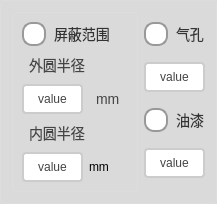
      <widget class="QGroupBox" name="groupBox_5">
       <property name="styleSheet">
        <string notr="true">QGroupBox {
    border: 1px solid #DDD;
    border-radius: 4px;
    font: bold 14px;
    color: #666;
    background-color: rgb(218, 218, 218);
}

QGroupBox::title {
    subcontrol-origin: margin;
    subcontrol-position: top left;
    left: 10px;
    padding: 0 5px;
}</string>
       </property>
       <property name="title">
        <string/>
       </property>
       <layout class="QHBoxLayout" name="horizontalLayout_9">
        <item>
         <widget class="QGroupBox" name="groupBox_3">
          <property name="title">
           <string/>
          </property>
          <layout class="QVBoxLayout" name="verticalLayout_3">
           <item>
            <layout class="QHBoxLayout" name="horizontalLayout_8">
             <item>
              <widget class="QRadioButton" name="rbtn_shieldingRangeEnable">
               <property name="styleSheet">
                <string notr="true">QRadioButton {
    spacing: 8px;
    font-size: 14px;
    color: #333;  /* 保持原始文字颜色 */
}

/* 未选中状态 */
QRadioButton::indicator {
    width: 20px;
    height: 20px;
    border-radius: 10px;
    border: 2px solid #999;
    background: #ffffff;
}

/* 悬停效果 */
QRadioButton::indicator:hover {
    border: 2px solid #666;
}

/* 选中状态 */
QRadioButton::indicator:checked {
    border: 2px solid #FF6B00;  /* 橙色边框 */
}

/* 选中时的内圆 */
QRadioButton::indicator:checked {
    background-color: qradialgradient(
        cx:0.5, cy:0.5,
        radius:0.4,
        fx:0.5, fy:0.5,
        stop:0 #FF6B00,  /* 主橙色 */
        stop:1 transparent
    );
}

/* 禁用状态 */
QRadioButton:::disabled {
    border: 2px solid #ccc;
    background: #eee;
}

/* 点击动画效果 */
QRadioButton::indicator:pressed {
    border: 2px solid #CC5500;  /* 深橙色边框 */
    background-color: qradialgradient(
        cx:0.5, cy:0.5,
        radius:0.5,
        fx:0.5, fy:0.5,
        stop:0 #FFD8B3,  /* 浅橙色渐变 */
        stop:1 transparent
    );
}</string>
               </property>
               <property name="text">
                <string>屏蔽范围</string>
               </property>
              </widget>
             </item>
            </layout>
           </item>
           <item>
            <widget class="QLabel" name="label_10">
             <property name="styleSheet">
              <string notr="true">/* 基础标签样式 */
QLabel {
    color: #444444;          /* 主文字色 */
    font-size: 14px;         /* 标准字号 */
    background: transparent; /* 透明背景 */
    padding: 2px 4px;        /* 基础内边距 */
}

/* 标题样式 */
QLabel.title {
    font-size: 16px;
    font-weight: 600;
    color: #333333;
    border-bottom: 1px solid #DDDDDD; /* 下划线装饰 */
    padding-bottom: 4px;
}

/* 副标题/次要文本 */
QLabel.subtitle {
    color: #666666;
    font-size: 13px;
    font-style: italic;
}

/* 强调文本 */
QLabel.emphasis {
    color: #333333;
    font-weight: 500;
    background-color: #F5F5F5;
    border-radius: 3px;
    padding: 4px 8px;
}

/* 状态标签（成功/警告/错误） */
QLabel[state=&quot;success&quot;] {
    color: #228B22;          /* 森林绿 */
    border-left: 3px solid #228B22;
    padding-left: 8px;
}

QLabel[state=&quot;warning&quot;] {
    color: #FF8C00;          /* 暗橙 */
    border-left: 3px solid #FF8C00;
    padding-left: 8px;
}

QLabel[state=&quot;error&quot;] {
    color: #B22222;          /* 砖红 */
    border-left: 3px solid #B22222;
    padding-left: 8px;
}

/* 数据展示标签 */
QLabel.data {
    color: #2F4F4F;          /* 深石板灰 */
    font-family: monospace;
    border: 1px solid #E0E0E0;
    background-color: #FFFFFF;
    padding: 6px 12px;
    border-radius: 4px;
}

/* 禁用状态 */
QLabel:disabled {
    color: #AAAAAA;
    background-color: transparent;
}

/* 链接样式（伪链接效果） */
QLabel.link {
    color: #4682B4;          /* 钢蓝 */
    text-decoration: underline;
    border-bottom: 1px dotted #4682B4;
}

/* 图标标签 */
QLabel.icon {
    qproperty-alignment: AlignCenter;
    border: 1px solid #E0E0E0;
    border-radius: 4px;
    background-color: #FFFFFF;
    padding: 12px;
}</string>
             </property>
             <property name="text">
              <string>外圆半径</string>
             </property>
            </widget>
           </item>
           <item>
            <layout class="QHBoxLayout" name="horizontalLayout_6">
             <item>
              <widget class="QPushButton" name="pbtn_outerRadius">
               <property name="styleSheet">
                <string notr="true">QPushButton {
    padding: 6px 14px;
    border: 2px solid #CCC;
    border-radius: 4px;
    background-color: white;
    color: #444;
}

QPushButton:hover {
    border-color: #999;
    background-color: #F5F5F5;
}

QPushButton:pressed {
    border-color: #777;
    background-color: #EEE;
}</string>
               </property>
               <property name="text">
                <string>value</string>
               </property>
              </widget>
             </item>
             <item>
              <widget class="QLabel" name="label_11">
               <property name="styleSheet">
                <string notr="true">/* 基础标签样式 */
QLabel {
    color: #444444;          /* 主文字色 */
    font-size: 14px;         /* 标准字号 */
    background: transparent; /* 透明背景 */
    padding: 2px 4px;        /* 基础内边距 */
}

/* 标题样式 */
QLabel.title {
    font-size: 16px;
    font-weight: 600;
    color: #333333;
    border-bottom: 1px solid #DDDDDD; /* 下划线装饰 */
    padding-bottom: 4px;
}

/* 副标题/次要文本 */
QLabel.subtitle {
    color: #666666;
    font-size: 13px;
    font-style: italic;
}

/* 强调文本 */
QLabel.emphasis {
    color: #333333;
    font-weight: 500;
    background-color: #F5F5F5;
    border-radius: 3px;
    padding: 4px 8px;
}

/* 状态标签（成功/警告/错误） */
QLabel[state=&quot;success&quot;] {
    color: #228B22;          /* 森林绿 */
    border-left: 3px solid #228B22;
    padding-left: 8px;
}

QLabel[state=&quot;warning&quot;] {
    color: #FF8C00;          /* 暗橙 */
    border-left: 3px solid #FF8C00;
    padding-left: 8px;
}

QLabel[state=&quot;error&quot;] {
    color: #B22222;          /* 砖红 */
    border-left: 3px solid #B22222;
    padding-left: 8px;
}

/* 数据展示标签 */
QLabel.data {
    color: #2F4F4F;          /* 深石板灰 */
    font-family: monospace;
    border: 1px solid #E0E0E0;
    background-color: #FFFFFF;
    padding: 6px 12px;
    border-radius: 4px;
}

/* 禁用状态 */
QLabel:disabled {
    color: #AAAAAA;
    background-color: transparent;
}

/* 链接样式（伪链接效果） */
QLabel.link {
    color: #4682B4;          /* 钢蓝 */
    text-decoration: underline;
    border-bottom: 1px dotted #4682B4;
}

/* 图标标签 */
QLabel.icon {
    qproperty-alignment: AlignCenter;
    border: 1px solid #E0E0E0;
    border-radius: 4px;
    background-color: #FFFFFF;
    padding: 12px;
}</string>
               </property>
               <property name="text">
                <string>mm</string>
               </property>
              </widget>
             </item>
            </layout>
           </item>
           <item>
            <widget class="QLabel" name="label_12">
             <property name="styleSheet">
              <string notr="true">/* 基础标签样式 */
QLabel {
    color: #444444;          /* 主文字色 */
    font-size: 14px;         /* 标准字号 */
    background: transparent; /* 透明背景 */
    padding: 2px 4px;        /* 基础内边距 */
}

/* 标题样式 */
QLabel.title {
    font-size: 16px;
    font-weight: 600;
    color: #333333;
    border-bottom: 1px solid #DDDDDD; /* 下划线装饰 */
    padding-bottom: 4px;
}

/* 副标题/次要文本 */
QLabel.subtitle {
    color: #666666;
    font-size: 13px;
    font-style: italic;
}

/* 强调文本 */
QLabel.emphasis {
    color: #333333;
    font-weight: 500;
    background-color: #F5F5F5;
    border-radius: 3px;
    padding: 4px 8px;
}

/* 状态标签（成功/警告/错误） */
QLabel[state=&quot;success&quot;] {
    color: #228B22;          /* 森林绿 */
    border-left: 3px solid #228B22;
    padding-left: 8px;
}

QLabel[state=&quot;warning&quot;] {
    color: #FF8C00;          /* 暗橙 */
    border-left: 3px solid #FF8C00;
    padding-left: 8px;
}

QLabel[state=&quot;error&quot;] {
    color: #B22222;          /* 砖红 */
    border-left: 3px solid #B22222;
    padding-left: 8px;
}

/* 数据展示标签 */
QLabel.data {
    color: #2F4F4F;          /* 深石板灰 */
    font-family: monospace;
    border: 1px solid #E0E0E0;
    background-color: #FFFFFF;
    padding: 6px 12px;
    border-radius: 4px;
}

/* 禁用状态 */
QLabel:disabled {
    color: #AAAAAA;
    background-color: transparent;
}

/* 链接样式（伪链接效果） */
QLabel.link {
    color: #4682B4;          /* 钢蓝 */
    text-decoration: underline;
    border-bottom: 1px dotted #4682B4;
}

/* 图标标签 */
QLabel.icon {
    qproperty-alignment: AlignCenter;
    border: 1px solid #E0E0E0;
    border-radius: 4px;
    background-color: #FFFFFF;
    padding: 12px;
}</string>
             </property>
             <property name="text">
              <string>内圆半径</string>
             </property>
            </widget>
           </item>
           <item>
            <layout class="QHBoxLayout" name="horizontalLayout_7">
             <item>
              <widget class="QPushButton" name="pbtn_innerRadius">
               <property name="styleSheet">
                <string notr="true">QPushButton {
    padding: 6px 14px;
    border: 2px solid #CCC;
    border-radius: 4px;
    background-color: white;
    color: #444;
}

QPushButton:hover {
    border-color: #999;
    background-color: #F5F5F5;
}

QPushButton:pressed {
    border-color: #777;
    background-color: #EEE;
}</string>
               </property>
               <property name="text">
                <string>value</string>
               </property>
              </widget>
             </item>
             <item>
              <widget class="QLabel" name="label_13">
               <property name="text">
                <string>mm</string>
               </property>
              </widget>
             </item>
            </layout>
           </item>
          </layout>
         </widget>
        </item>
        <item>
         <layout class="QVBoxLayout" name="verticalLayout_4">
          <item>
           <widget class="QRadioButton" name="rbtn_poreEnable">
            <property name="styleSheet">
             <string notr="true">QRadioButton {
    spacing: 8px;
    font-size: 14px;
    color: #333;  /* 保持原始文字颜色 */
}

/* 未选中状态 */
QRadioButton::indicator {
    width: 20px;
    height: 20px;
    border-radius: 10px;
    border: 2px solid #999;
    background: #ffffff;
}

/* 悬停效果 */
QRadioButton::indicator:hover {
    border: 2px solid #666;
}

/* 选中状态 */
QRadioButton::indicator:checked {
    border: 2px solid #FF6B00;  /* 橙色边框 */
}

/* 选中时的内圆 */
QRadioButton::indicator:checked {
    background-color: qradialgradient(
        cx:0.5, cy:0.5,
        radius:0.4,
        fx:0.5, fy:0.5,
        stop:0 #FF6B00,  /* 主橙色 */
        stop:1 transparent
    );
}

/* 禁用状态 */
QRadioButton:::disabled {
    border: 2px solid #ccc;
    background: #eee;
}

/* 点击动画效果 */
QRadioButton::indicator:pressed {
    border: 2px solid #CC5500;  /* 深橙色边框 */
    background-color: qradialgradient(
        cx:0.5, cy:0.5,
        radius:0.5,
        fx:0.5, fy:0.5,
        stop:0 #FFD8B3,  /* 浅橙色渐变 */
        stop:1 transparent
    );
}</string>
            </property>
            <property name="text">
             <string>气孔</string>
            </property>
           </widget>
          </item>
          <item>
           <widget class="QPushButton" name="pbtn_poreEnableScore">
            <property name="styleSheet">
             <string notr="true">QPushButton {
    padding: 6px 14px;
    border: 2px solid #CCC;
    border-radius: 4px;
    background-color: white;
    color: #444;
}

QPushButton:hover {
    border-color: #999;
    background-color: #F5F5F5;
}

QPushButton:pressed {
    border-color: #777;
    background-color: #EEE;
}</string>
            </property>
            <property name="text">
             <string>value</string>
            </property>
           </widget>
          </item>
          <item>
           <widget class="QRadioButton" name="rbtn_paintEnable">
            <property name="styleSheet">
             <string notr="true">QRadioButton {
    spacing: 8px;
    font-size: 14px;
    color: #333;  /* 保持原始文字颜色 */
}

/* 未选中状态 */
QRadioButton::indicator {
    width: 20px;
    height: 20px;
    border-radius: 10px;
    border: 2px solid #999;
    background: #ffffff;
}

/* 悬停效果 */
QRadioButton::indicator:hover {
    border: 2px solid #666;
}

/* 选中状态 */
QRadioButton::indicator:checked {
    border: 2px solid #FF6B00;  /* 橙色边框 */
}

/* 选中时的内圆 */
QRadioButton::indicator:checked {
    background-color: qradialgradient(
        cx:0.5, cy:0.5,
        radius:0.4,
        fx:0.5, fy:0.5,
        stop:0 #FF6B00,  /* 主橙色 */
        stop:1 transparent
    );
}

/* 禁用状态 */
QRadioButton:::disabled {
    border: 2px solid #ccc;
    background: #eee;
}

/* 点击动画效果 */
QRadioButton::indicator:pressed {
    border: 2px solid #CC5500;  /* 深橙色边框 */
    background-color: qradialgradient(
        cx:0.5, cy:0.5,
        radius:0.5,
        fx:0.5, fy:0.5,
        stop:0 #FFD8B3,  /* 浅橙色渐变 */
        stop:1 transparent
    );
}</string>
            </property>
            <property name="text">
             <string>油漆</string>
            </property>
           </widget>
          </item>
          <item>
           <widget class="QPushButton" name="pbtn_paintEnableScore">
            <property name="styleSheet">
             <string notr="true">QPushButton {
    padding: 6px 14px;
    border: 2px solid #CCC;
    border-radius: 4px;
    background-color: white;
    color: #444;
}

QPushButton:hover {
    border-color: #999;
    background-color: #F5F5F5;
}

QPushButton:pressed {
    border-color: #777;
    background-color: #EEE;
}</string>
            </property>
            <property name="text">
             <string>value</string>
            </property>
           </widget>
          </item>
         </layout>
        </item>
       </layout>
      </widget>
